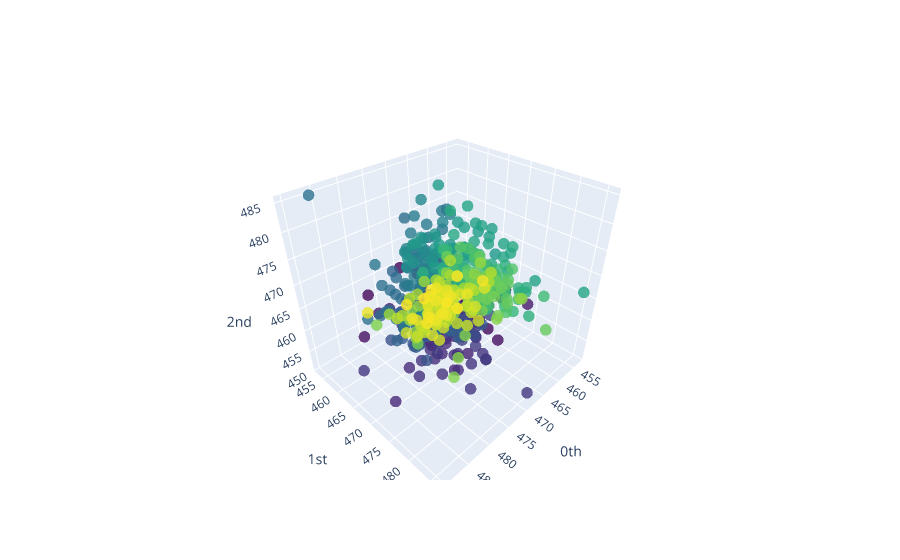

Notebook source saved alongside this figure:
### Code cell
embedder2 = SingleTakensEmbedding(
    parameters_type="fixed",
    time_delay=embedding_time_delay_periodic2,
    dimension=embedding_dimension_periodic2,
    # уменьшение time delay emb
    stride = 1
)

Accelerometer_point_cloud2 = embedder2.fit_transform(median_per_bin2['Red_Signal_median'])
plot_point_cloud(Accelerometer_point_cloud2).show()

### Figure 1 — Plotly figure (JSON) as saved in the notebook; plotly's stock layout.template omitted (floating-point values rounded to 4 significant figures; data arrays with more than 128 entries replaced by an {"elided": "..."} marker saying what was removed)
{"data": [{"marker": {"color": {"elided": "540 int values"}, "colorscale": [[0, "#440154"], [0.1111, "#482878"], [0.2222, "#3e4989"], [0.3333, "#31688e"], [0.4444, "#26828e"], [0.5556, "#1f9e89"], [0.6667, "#35b779"], [0.7778, "#6ece58"], [0.8889, "#b5de2b"], [1, "#fde725"]], "opacity": 0.8, "size": 4}, "mode": "markers", "type": "scatter3d", "x": {"elided": "540 int values"}, "y": {"elided": "540 int values"}, "z": {"elided": "540 int values"}}], "layout": {"scene": {"xaxis": {"exponentformat": "e", "showexponent": "all", "title": {"text": "0th"}, "type": "linear"}, "yaxis": {"exponentformat": "e", "showexponent": "all", "title": {"text": "1st"}, "type": "linear"}, "zaxis": {"exponentformat": "e", "showexponent": "all", "title": {"text": "2nd"}, "type": "linear"}}}}
